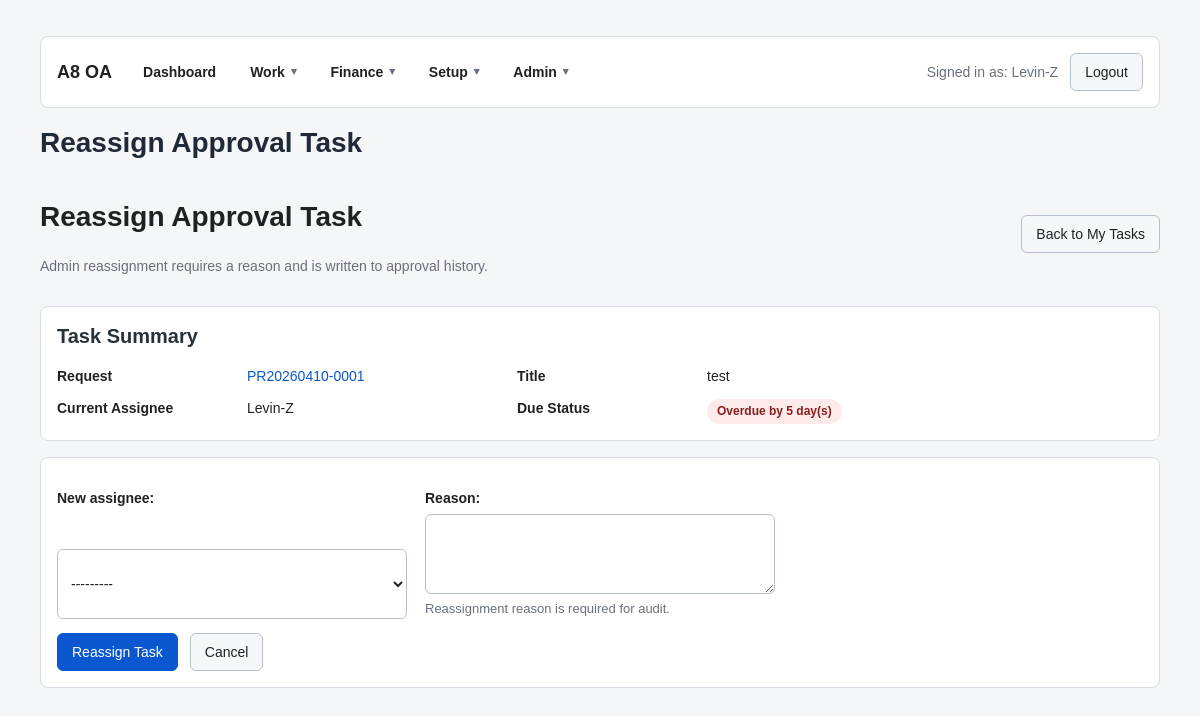
Screenshot of /approvals/tasks/38/reassign/ (signed in) with the database file from the repository.
### accounts/models.py (models this page shows)
class User(AbstractUser):
    employee_id = models.CharField(max_length=30, blank=True, default="")
    display_name = models.CharField(max_length=150, blank=True, default="")
    job_title = models.CharField(max_length=100, blank=True, default="")
    phone = models.CharField(max_length=30, blank=True, default="")
    approval_level = models.CharField(
        max_length=20,
        choices=ApprovalLevel,
        default=ApprovalLevel.STAFF,
    )
    primary_department = models.ForeignKey(
        "Department",
        null=True,
        blank=True,
        on_delete=models.SET_NULL,
        related_name="primary_users",
    )
    can_approve_all_departments = models.BooleanField(default=False)
    class Meta:
        db_table = "PS_A8_USER"
        verbose_name = "User"
        verbose_name_plural = "Users"
    def __str__(self):
        return self.display_name or self.username

### approvals/models.py (models this page shows, shortened)
class ApprovalTask(models.Model):
    purchase_request = models.ForeignKey(
        "purchase.PurchaseRequest",
        null=True,
        blank=True,
        on_delete=models.CASCADE,
        related_name="approval_tasks",
    )
    request_content_type = models.ForeignKey(
        ContentType,
        null=True,
        blank=True,
        on_delete=models.CASCADE,
        related_name="approval_tasks",
    )
    request_object_id = models.PositiveBigIntegerField(
        null=True,
        blank=True,
    )
    request_object = GenericForeignKey("request_content_type", "request_object_id")
    rule = models.ForeignKey(
        ApprovalRule,
        on_delete=models.PROTECT,
        related_name="tasks",
    )
    step = models.ForeignKey(
        ApprovalRuleStep,
        on_delete=models.PROTECT,
        related_name="tasks",
    )
    step_no = models.PositiveIntegerField()
    step_name = models.CharField(max_length=100)
    assigned_user = models.ForeignKey(
        settings.AUTH_USER_MODEL,
        null=True,
        blank=True,
        on_delete=models.SET_NULL,
        related_name="approval_tasks",
    )
    status = models.CharField(
        max_length=20,
        choices=ApprovalTaskStatus,
        default=ApprovalTaskStatus.WAITING,
    )
    acted_by = models.ForeignKey(
        settings.AUTH_USER_MODEL,
        null=True,
        blank=True,
        on_delete=models.SET_NULL,
        related_name="acted_approval_tasks",
    )
    acted_at = models.DateTimeField(null=True, blank=True)
    comment = models.TextField(blank=True, default="")
    created_at = models.DateTimeField(auto_now_add=True)
    due_at = models.DateTimeField(null=True, blank=True)
    completed_at = models.DateTimeField(null=True, blank=True)
    last_reminder_sent_at = models.DateTimeField(null=True, blank=True)
    last_escalation_sent_at = models.DateTimeField(null=True, blank=True)
    reminder_count = models.PositiveIntegerField(default=0)
    escalation_count = models.PositiveIntegerField(default=0)
    class Meta:
        db_table = "PS_A8_AP_TASK"
        verbose_name = "Approval Task"
        verbose_name_plural = "Approval Tasks"
        ordering = ["purchase_request", "step_no"]
        unique_together = ("purchase_request", "step_no")
        constraints = [
            models.UniqueConstraint(
                fields=["request_content_type", "request_object_id", "step_no"],
                condition=models.Q(
                    request_content_type__isnull=False,
                    request_object_id__isnull=False,
                ),
                name="uq_generic_request_step",
            ),
        ]
    @property
    def is_open_task(self):
        return self.status in [
            ApprovalTaskStatus.WAITING,
            ApprovalTaskStatus.POOL,
            ApprovalTaskStatus.PENDING,
        ]
    @property
    def is_overdue(self):
        return bool(
            self.due_at
            and self.is_open_task
            and timezone.now() > self.due_at
        )
    @property
    def due_status_label(self):
        if not self.due_at:
            return "-"
        if self.completed_at:
            return "Completed"
        if self.is_overdue:
            delta = timezone.now() - self.due_at
            days = max(1, delta.days)
            return f"Overdue by {days} day(s)"
        return "On Time"
    def get_request_object(self):
        return self.request_object or self.purchase_request
    @property
    def request_no(self):
        request_obj = self.get_request_object()
        return (
            getattr(request_obj, "pr_no", "")
            or getattr(request_obj, "travel_no", "")
            or getattr(request_obj, "project_code", "")
            or ""
        )
    @property
    def request_title(self):
        request_obj = self.get_request_object()
        return (
            getattr(request_obj, "title", "")
            or getattr(request_obj, "purpose", "")
            or getattr(request_obj, "project_name", "")
            or ""
        )

### purchase/models.py (models this page shows, shortened)
class PurchaseRequest(models.Model):
    pr_no = models.CharField(max_length=30, unique=True)
    title = models.CharField(max_length=200)
    requester = models.ForeignKey(
        settings.AUTH_USER_MODEL,
        on_delete=models.PROTECT,
        related_name="purchase_requests",
    )
    request_department = models.ForeignKey(
        "accounts.Department",
        on_delete=models.PROTECT,
        related_name="purchase_requests",
    )
    project = models.ForeignKey(
        "projects.Project",
        on_delete=models.PROTECT,
        related_name="purchase_requests",
    )
    matched_rule = models.ForeignKey(
        "approvals.ApprovalRule",
        null=True,
        blank=True,
        on_delete=models.SET_NULL,
        related_name="purchase_requests",
    )
    parent_request = models.ForeignKey(
        "self",
        null=True,
        blank=True,
        on_delete=models.SET_NULL,
        related_name="supplemental_requests",
    )
    status = models.CharField(
        max_length=20,
        choices=RequestStatus,
        default=RequestStatus.DRAFT,
    )
    fulfillment_status = models.CharField(
        max_length=20,
        choices=PurchaseFulfillmentStatus,
        default=PurchaseFulfillmentStatus.NOT_STARTED,
    )
    request_date = models.DateField()
    needed_by_date = models.DateField(null=True, blank=True)
    currency = models.CharField(
    max_length=10,
    choices=CurrencyCode,
    default=COMPANY_BASE_CURRENCY,
    )
    transaction_currency = models.CharField(max_length=10, choices=CurrencyCode, default=COMPANY_BASE_CURRENCY)
    transaction_amount = models.DecimalField(max_digits=12, decimal_places=2, default=0)
    base_currency = models.CharField(max_length=10, choices=CurrencyCode, default=COMPANY_BASE_CURRENCY)
    base_amount = models.DecimalField(max_digits=12, decimal_places=2, default=0)
    exchange_rate = models.DecimalField(max_digits=18, decimal_places=8, null=True, blank=True)
    exchange_rate_date = models.DateField(null=True, blank=True)
    exchange_rate_source = models.CharField(max_length=30, blank=True, default="")
    exchange_rate_override_reason = models.TextField(blank=True, default="")
    estimated_total = models.DecimalField(max_digits=12, decimal_places=2, default=0)
    justification = models.TextField(blank=True, default="")
    vendor_suggestion = models.CharField(max_length=100, blank=True, default="")
    delivery_location = models.CharField(max_length=200, blank=True, default="")
    notes = models.TextField(blank=True, default="")
    supplemental_reason = models.TextField(blank=True, default="")
    is_over_estimate = models.BooleanField(default=False)
    actual_review_status = models.CharField(
        max_length=30,
        choices=PurchaseActualReviewStatus,
        default=PurchaseActualReviewStatus.NOT_REQUIRED,
    )
    actual_review_comment = models.TextField(blank=True, default="")
    actual_reviewed_by = models.ForeignKey(
        settings.AUTH_USER_MODEL,
        null=True,
        blank=True,
        on_delete=models.SET_NULL,
        related_name="purchase_actual_reviews",
    )
    actual_reviewed_at = models.DateTimeField(null=True, blank=True)
    pending_overage_amount = models.DecimalField(max_digits=12, decimal_places=2, default=0)
    pending_overage_note = models.TextField(blank=True, default="")
    reopened_by = models.ForeignKey(
        settings.AUTH_USER_MODEL,
        null=True,
        blank=True,
        on_delete=models.SET_NULL,
        related_name="reopened_purchase_requests",
    )
    reopened_at = models.DateTimeField(null=True, blank=True)
    reopen_reason = models.TextField(blank=True, default="")
    reclosed_by = models.ForeignKey(
        settings.AUTH_USER_MODEL,
        null=True,
        blank=True,
        on_delete=models.SET_NULL,
        related_name="reclosed_purchase_requests",
    )
    reclosed_at = models.DateTimeField(null=True, blank=True)
    correction_reference = models.CharField(max_length=80, blank=True, default="")
    correction_status = models.CharField(max_length=30, blank=True, default="")
    class Meta:
        db_table = "PS_A8_PR_HDR"
        verbose_name = "Purchase Request"
        verbose_name_plural = "Purchase Requests"
        ordering = ["-request_date", "pr_no"]

### approvals/views.py (the view)
# urls.py: path("tasks/<int:task_id>/reassign/", views.task_reassign, name="task_reassign"),
@login_required
def task_reassign(request, task_id):
    task = get_object_or_404(ApprovalTask, pk=task_id)
    if not (can_manage_finance_setup(request.user) or request.user.is_staff):
        raise PermissionDenied("You do not have permission to reassign approval tasks.")
    if request.method == "POST":
        form = ApprovalTaskReassignForm(request.POST)
        if form.is_valid():
            try:
                task.reassign(
                    acting_user=request.user,
                    new_assignee=form.cleaned_data["new_assignee"],
                    reason=form.cleaned_data["reason"],
                )
                messages.success(request, "Approval task reassigned.")
                return redirect("approvals:my_tasks")
            except ValidationError as exc:
                for message in exc.messages:
                    form.add_error(None, message)
    else:
        form = ApprovalTaskReassignForm()
    _decorate_task(task)
    return render(request, "approvals/task_reassign.html", {"task": task, "form": form})

### approvals/templates/approvals/task_reassign.html (shortened to what this page needs)
{% extends "purchase/base.html" %}
{% block page_title %}Reassign Approval Task{% endblock %}
{% block content %}
<div class="page-header">
    <div>
        <h1>Reassign Approval Task</h1>
        <p class="muted">Admin reassignment requires a reason and is written to approval history.</p>
    </div>
    <div class="page-actions">
        <a class="btn btn-secondary" href="{% url 'approvals:my_tasks' %}">Back to My Tasks</a>
    </div>
</div>
<div class="card">
    <h2>Task Summary</h2>
    <div class="summary-grid">
        <div class="summary-label">Request</div>
        <div><a href="{{ task.request_detail_url }}">{{ task.request_no_display }}</a></div>
        <div class="summary-label">Title</div>
        <div>{{ task.request_title_display }}</div>
        <div class="summary-label">Current Assignee</div>
        <div>{{ task.assigned_user|default:"Pool task" }}</div>
        <div class="summary-label">Due Status</div>
        <div>{% include "includes/status_badge.html" with label=task.due_status_display tone=task.is_overdue_flag|yesno:"danger,neutral" %}</div>
    </div>
</div>
<div class="card">
    <form method="post">
        <div class="form-grid">
            {% for field in form %}
            {% include "includes/form_field.html" with field=field %}
            {% endfor %}
        </div>
        <div class="action-row">
            <button class="btn btn-primary" type="submit">Reassign Task</button>
            <a class="btn btn-secondary" href="{% url 'approvals:my_tasks' %}">Cancel</a>
        </div>
    </form>
</div>
{% endblock %}

### templates/includes/top_nav.html (shortened to what this page needs)
<header class="top-nav card">
    {% if request.user.is_authenticated %}
    <div class="nav-brand">
        <a href="{% url 'dashboard:home' %}">A8 OA</a>
    </div>
    <nav class="nav-groups" aria-label="Primary navigation">
        {% if top_navigation.dashboard %}
        <a
            class="nav-direct-link{% if top_navigation.dashboard.active %} is-active{% endif %}"
            href="{{ top_navigation.dashboard.url }}"
        >
            {{ top_navigation.dashboard.label }}
        </a>
        {% endif %}
        {% for group in top_navigation.groups %}
            {% include "includes/dropdown_nav.html" with group=group %}
        {% endfor %}
    </nav>
    <div class="nav-user">
        <span class="muted">Signed in as: {{ request.user }}</span>
        <form method="post" action="{% url 'logout' %}" class="inline-form">
            <button type="submit" class="btn btn-secondary">Logout</button>
        </form>
    </div>
    {% else %}
    <div class="nav-brand">
        <a href="{% url 'login' %}">A8 OA</a>
    </div>
    <a href="{% url 'login' %}" class="btn btn-primary">Login</a>
    {% endif %}
</header>

### rows the page displays
User: user "Levin-Z"
ApprovalTask: request_no_display "PR20260410-0001", request_title_display "test", assigned_user "Levin-Z"

### other values shown
{{ top_navigation.dashboard.label }} "Dashboard"
{{ group.label }} "Work" "Finance" "Setup" "Admin"
{{ label }} "Overdue by 5 day(s)"
{{ field.label_tag }} "New assignee:" "Reason:"
{{ field.help_text }} "Reassignment reason is required for audit."
